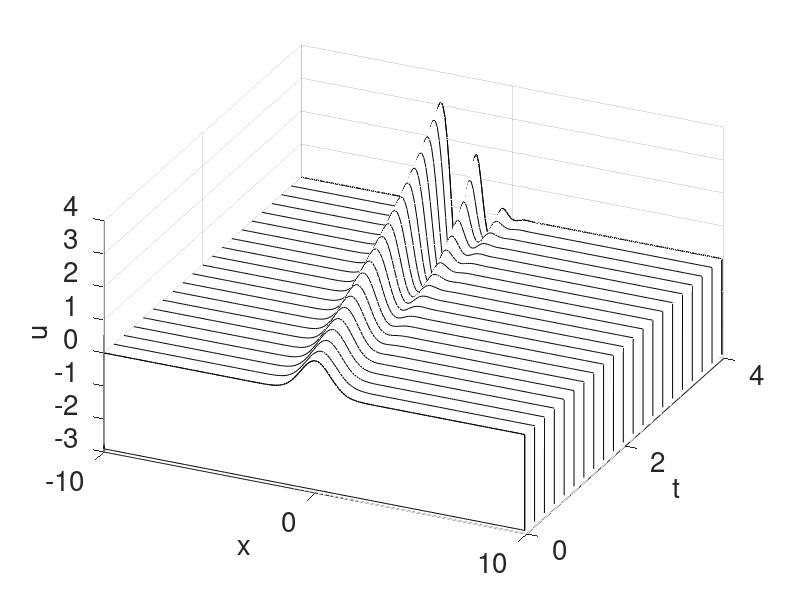

Recreate this plot in MATLAB.
clear all; close all; % clear previous figures and values
% initialize grid size, time
Time=4; L=20; n=200;
x2=linspace(-L/2,L/2,n+1); 
x=x2(1:n); 
dx=x(2)-x(1) 
dt=0.2;
time_steps=Time/dt; 
t=0:dt:Time;

% CFL number 
CFL=dt/dx;


% initial conditions 
u0=exp(-x.^2)'; 
u1=exp(-(x+dt).^2).'; 
usol(:,1)=u0; 
usol(:,2)=u1;

% sparse matrix for derivative term 
e1=ones(n,1); 
A=spdiags([-e1 e1],[-1 1],n,n); 
A(1,n)=-1; 
A(n,1)=1;

% leap frog (2,2) or euler iteration scheme 
for j=1:time_steps-1 
% ---euler---
 u2 = u1 + 0.5*CFL*A*u1; 
 u1 = u2;
% ---euler---


%---leap frog (2,2)---
% u2 = u0 + CFL*A*u1; 
% u0 = u1; u1 = u2;	
%---leap frog (2,2)---

usol(:,j+2)=u2;
end

% plot the data
waterfall(x,t,usol'); map=[0 0 0]; colormap(map);

% set x and y limits and fontsize 
set(gca,'Xlim',[-L/2 L/2],'Xtick',[-L/2 0 L/2],'FontSize',[20]);
set(gca,'Ylim',[0 Time],'Ytick',[0 Time/2 Time],'FontSize',[20]); 
view(25,40);
% set axis labels and fonts 
xl=xlabel('x'); yl=ylabel('t'); zl=zlabel('u'); 
set(xl,'FontSize',[20]);set(yl,'FontSize',[20]);
set(zl,'FontSize',[20]);

%print -djpeg -r0 fig.jpg % print jpeg at screen resolution